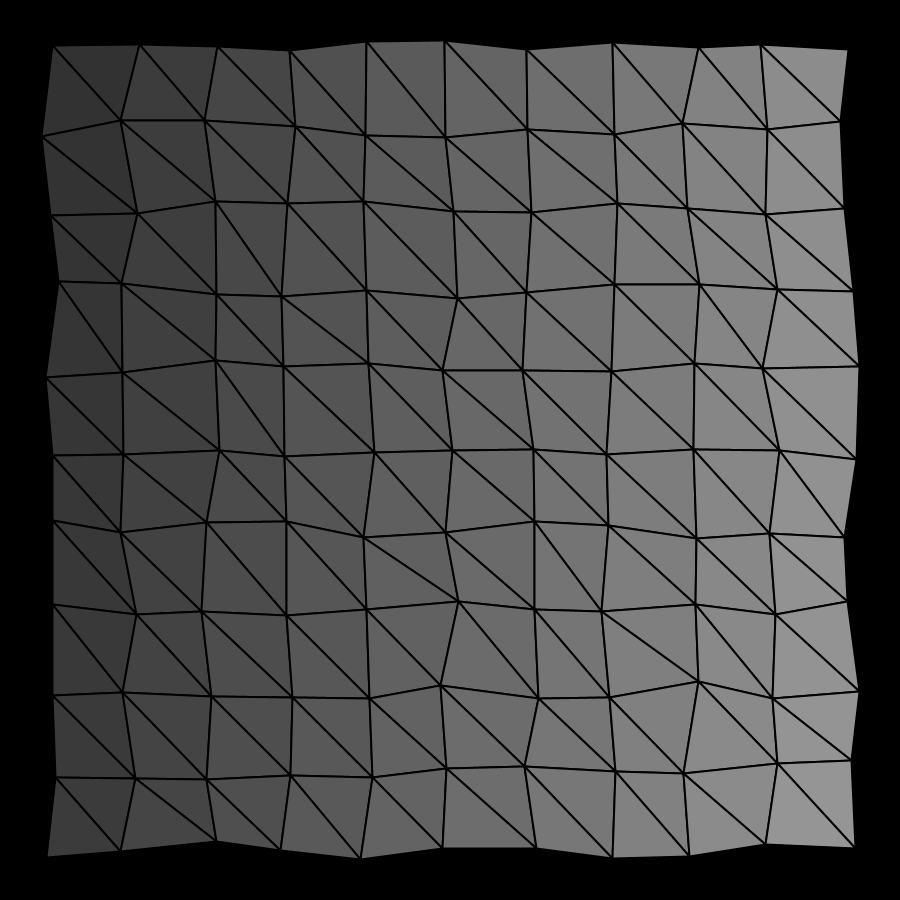
Frame 1 (no input)
Frame 60 (the mouse pressed at the canvas centre just before this capture): identical to frame 1, image omitted
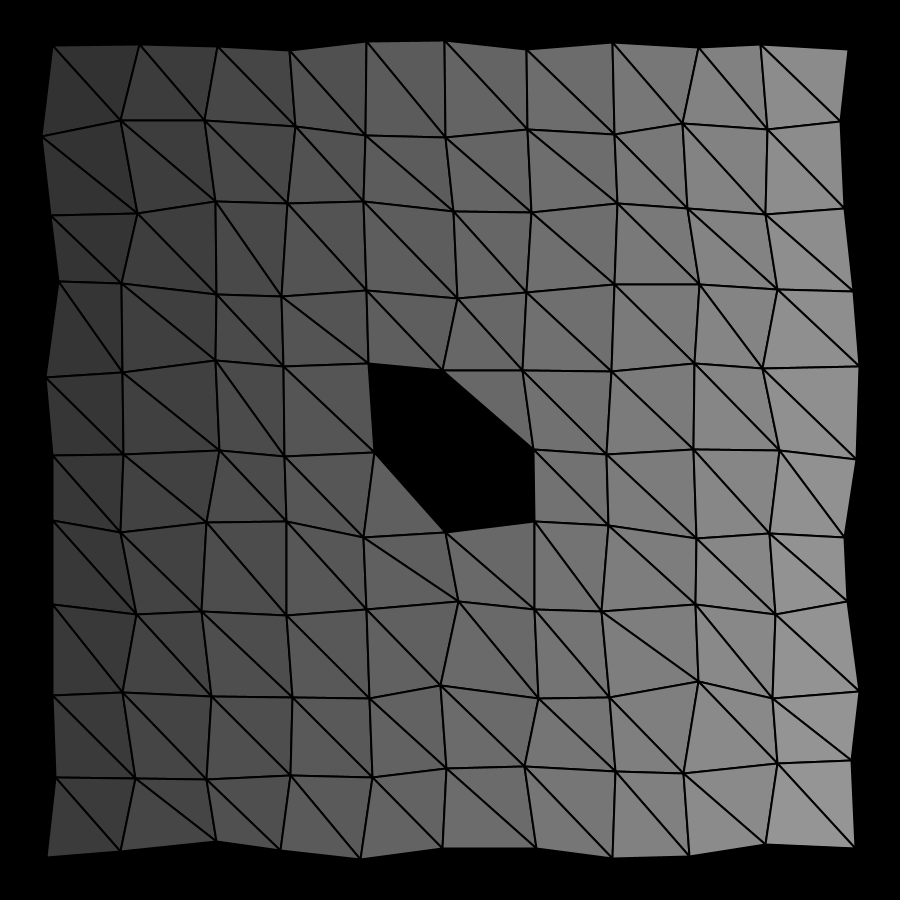
Frame 120 (the mouse held since frame 60 and released just before this capture)

The Processing sketch that drew these frames (run headless with seeded random() and noise(); from frame 60 on, the mouse is pressed at the canvas centre):

// Processing sketch: MeshTest
// ── MeshTest.pde




ArrayList<mesh> meshes;
PVector draggedVertex;
PVector movement;




void setup() {
  size(900, 900);

  meshes = new ArrayList<mesh>();
  meshes.add(makeMesh(10, 10, 800, 800));

  movement = new PVector(0, 0);
}




void draw() {
  background(0);

  translate(movement.x, movement.y);

  if (keyPressed) {
    if (keyCode == 37) {
      movement.x+=3;
    }
    if (keyCode == 38) {
      movement.y+=3;
    }
    if (keyCode == 39) {
      movement.x-=3;
    }
    if (keyCode == 40) {
      movement.y-=3;
    }
  }

  for (int i = 0; i < meshes.size(); i++) {
    meshes.get(i).show();
  }

  if (mousePressed) {
    for (int i = 0; i < meshes.size(); i++) {
      meshes.get(i).destroy(mouseX - movement.x, mouseY - movement.y, 50);
    }
  }

  //if (draggedVertex != null) {
  //  draggedVertex.x = mouseX;
  //  draggedVertex.y = mouseY;
  //}
}




void mousePressed() {
  //for (int i = 0; i < meshes.size(); i++) {
  //  for (int o = 0; o < meshes.get(i).vertices.size(); o++) {
  //    PVector cV = meshes.get(i).vertices.get(o);
  //    if (dist(mouseX, mouseY, cV.x, cV.y) < 5) {
  //      draggedVertex = cV;
  //    }
  //  }
  //}
}


void mouseReleased() {
  draggedVertex = null;
}




mesh makeMesh(int w, int h, int tW, int tH) {
  w+=1;
  h+=1;
  ArrayList<PVector> tvertices = new ArrayList<PVector>();
  IntList tTriangles = new IntList();
  for (int y = 0; y < h; y++) {
    for (int x = 0; x < w; x++) {
      tvertices.add(new PVector(50+x*(tW/(w-1)), 50+y*(tH/(h-1))));
    }
  }
  for (int x = 0; x < w-1; x++) {
    for (int y = 0; y < h-1; y++) {
      tTriangles.append(y*w + x);
      tTriangles.append(y*w + x+1);
      tTriangles.append((y+1)*w + x+1);
      tTriangles.append(y*w + x);
      tTriangles.append((y+1)*w + x+1);
      tTriangles.append((y+1)*w + x);
    }
  }
  mesh m = new mesh(tvertices, tTriangles);
  return m;
}

// ── mesh.pde
class mesh {
  ArrayList<PVector> vertices;
  IntList triangles;


  mesh(ArrayList<PVector> vertices_, IntList triangles_) {
    vertices = vertices_;
    triangles = triangles_;

    shuffleVertices();
  }


  void show() {
    noStroke();
    fill(0);
    for (int i = 0; i < vertices.size(); i++) {
      ellipse(vertices.get(i).x, vertices.get(i).y, 10, 10);
    }

    stroke(0);
    strokeWeight(2);
    for (int i = 0; i < triangles.size(); i+=3) {
      fill(map(i, 0, triangles.size()-1, 50, 150));
      triangle(
        vertices.get(triangles.get(i)).x, vertices.get(triangles.get(i)).y,
        vertices.get(triangles.get(i+1)).x, vertices.get(triangles.get(i+1)).y,
        vertices.get(triangles.get(i+2)).x, vertices.get(triangles.get(i+2)).y
        );
    }
  }


  void destroy(float x, float y, float d) {
    for (int i = 0; i < vertices.size(); i++) {
      if (dist(vertices.get(i).x, vertices.get(i).y, x, y) < d) {

        for (int o = 0; o < triangles.size(); o+=3) { // Delete triangles that include vertex
          boolean found = false;
          for (int p = 0; p < 3; p++) {
            if (triangles.get(o+p) == i) {
              found = true;
            }
          }
          if (found) {
            triangles.remove(o);
            triangles.remove(o);
            triangles.remove(o);
            o-=3;
          }
        }

        vertices.remove(i);
        correctTriangles(i);
        i--;
      }
    }

    cleanVertices();
  }


  void cleanVertices() {
    for (int i = 0; i < vertices.size(); i++) {
      boolean found = false;

      for (int o = 0; o < triangles.size(); o++) {
        if (triangles.get(o) == i) {
          found = true;
        }
      }

      if (!found) {
        vertices.remove(i);
        correctTriangles(i);
        i--;
      }
    }
  }


  void correctTriangles(int i) {
    for (int o = 0; o < triangles.size(); o++) { // Correct triangles after vertex
      if (triangles.get(o) > i) {
        triangles.set(o, triangles.get(o)-1);
      }
    }
  }


  void shuffleVertices() {
    for (int i = 0; i < vertices.size(); i++) {
      vertices.get(i).add(new PVector(random(-10,10), random(-10,10)));
    }
  }
}
